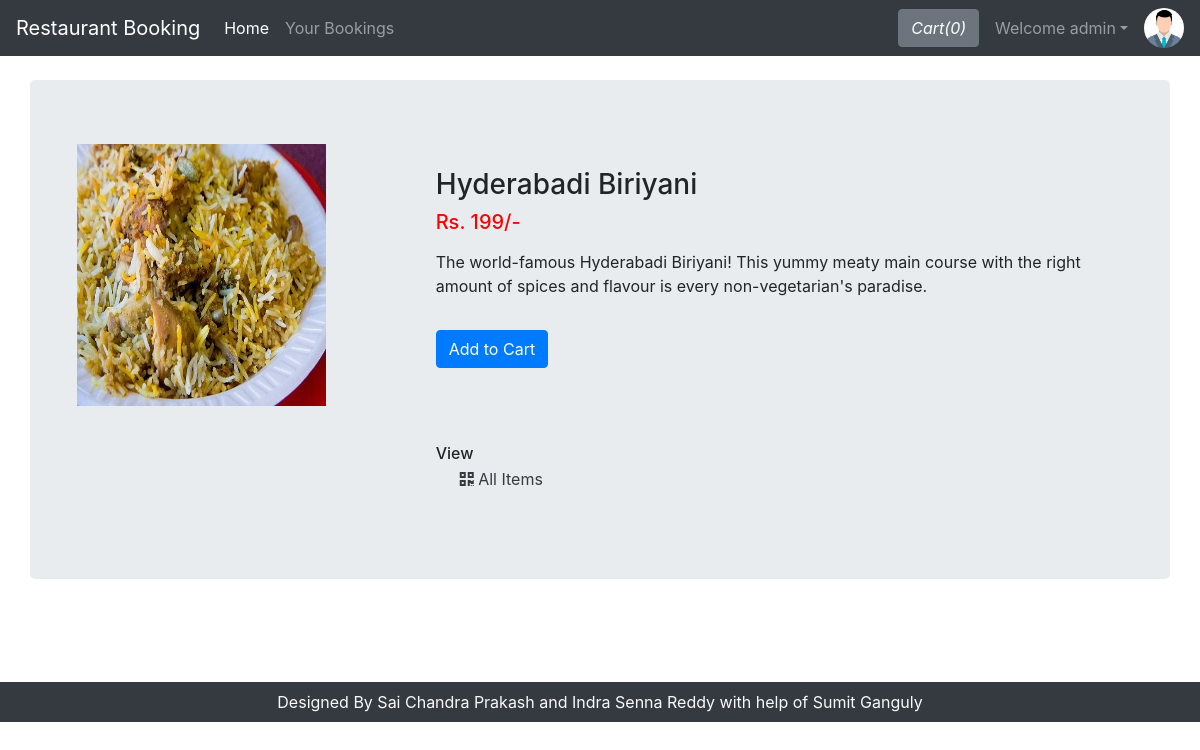
Screenshot of /viewItem.php?itemid=1 (signed in) with the database file from the repository.
### tables this page shows
CREATE TABLE `sitedetail` (
  `tempId` int(11) NOT NULL,
  `systemName` varchar(21) NOT NULL,
  `email` varchar(35) NOT NULL,
  `contact` bigint(21) NOT NULL,
  `address` text NOT NULL
);

CREATE TABLE `items` (
  `itemId` int(12) NOT NULL,
  `itemName` varchar(255) NOT NULL,
  `itemPrice` int(12) NOT NULL,
  `itemDesc` text NOT NULL
);

### viewItem.php (the view, shortened to what this page needs)
<!doctype html>
<html lang="en">
<head>
    <link rel="stylesheet" href="https://stackpath.bootstrapcdn.com/bootstrap/4.4.1/css/bootstrap.min.css">
    <link rel="stylesheet" href="https://use.fontawesome.com/releases/v5.8.2/css/all.css">
</head>
<body>
    <?php include 'partials/_dbconnect.php';?>
    <?php require 'partials/_nav.php' ?>
    <div class="container my-4" id="cont">
        <div class="row jumbotron">
        <?php
            $itemId = $_GET['itemid'];
            $sql = "SELECT * FROM `items` WHERE itemId = $itemId";
            $result = mysqli_query($conn, $sql);
            $row = mysqli_fetch_assoc($result);
            $itemName = $row['itemName'];
            $itemPrice = $row['itemPrice'];
            $itemDesc = $row['itemDesc'];
        ?>
        <?php
        echo  '<div class="col-md-4">
                <img src="img/item-'.$itemId. '.jpg" width="249px" height="262px">
            </div>
            <div class="col-md-8 my-4">
                <h3>' . $itemName . '</h3>
                <h5 style="color: #ff0000">Rs. '.$itemPrice. '/-</h5>
                <p class="mb-0">' .$itemDesc .'</p>';
                if($loggedin){
                    $quaSql = "SELECT `itemQuantity` FROM `viewcart` WHERE itemId = '$itemId' AND `userId`='$userId'";
                    $quaresult = mysqli_query($conn, $quaSql);
                    $quaExistRows = mysqli_num_rows($quaresult);
                    if($quaExistRows == 0) {
                        echo '<form action="partials/_manageCart.php" method="POST">
                              <input type="hidden" name="itemId" value="'.$itemId. '">
                              <button type="submit" name="addToCart" class="btn btn-primary my-2">Add to Cart</button>';
                    }else {
                        echo '<a href="viewCart.php"><button class="btn btn-primary my-2">Go to Cart</button></a>';
                    }
                }
                else{
                    echo '<button class="btn btn-primary my-2" data-toggle="modal" data-target="#loginModal">Add to Cart</button>';
                }
                echo '</form>
                <h6 class="my-1 view"> View </h6>
                <div class="mx-4">
                    <a href="viewItemList.php" class="active text-dark">
                    <i class="fas fa-qrcode"></i>
                        <span>All Items</span>
                    </a>
                </div>
            </div>'
        ?>
        </div>
    </div>
    <?php require 'partials/_footer.php' ?>
</body>
</html>

### partials/_nav.php (shortened to what this page needs)
<?php
if(isset($_SESSION['loggedin']) && $_SESSION['loggedin']==true){
  $loggedin= true;
  $userId = $_SESSION['userId'];
  $firstname = $_SESSION['firstname'];
}
else{
  $loggedin = false;
  $userId = 0;
}
$sql = "SELECT * FROM `sitedetail`";
$result = mysqli_query($conn, $sql);
$row = mysqli_fetch_assoc($result);
$systemName = $row['systemName'];
echo '<nav class="navbar navbar-expand-lg navbar-dark bg-dark">
      <a class="navbar-brand" href="index.php">'.$systemName.'</a>
      <button class="navbar-toggler" type="button" data-toggle="collapse" data-target="#navbarSupportedContent" aria-controls="navbarSupportedContent" aria-expanded="false" aria-label="Toggle navigation">
        <span class="navbar-toggler-icon"></span>
      </button>
      <div class="collapse navbar-collapse" id="navbarSupportedContent">
        <ul class="navbar-nav mr-auto">
          <li class="nav-item active">
            <a class="nav-link" href="index.php">Home <span class="sr-only">(current)</span></a>
          </li>';
            echo '
          <li class="nav-item">
            <a class="nav-link" href="viewBooking.php">Your Bookings</a>
          </li>
        </ul>';
          $countsql = "SELECT SUM(`itemQuantity`) FROM `viewcart` WHERE `userId`=$userId";
          $countresult = mysqli_query($conn, $countsql);
          $countrow = mysqli_fetch_assoc($countresult);
          $count = $countrow['SUM(`itemQuantity`)'];
          if(!$count) {
            $count = 0;
          }
          echo '<a href="viewCart.php"><button type="button" class="btn btn-secondary mx-2" title="MyCart">
            <i class="bi bi-cart">Cart(' .$count. ')</i>
          </button></a>';
        if($loggedin){
          echo '<ul class="navbar-nav mr-2">
            <li class="nav-item dropdown">
              <a class="nav-link dropdown-toggle" href="#" id="navbarDropdown" role="button" data-toggle="dropdown"> Welcome ' .$firstname. '</a>
              <div class="dropdown-menu" aria-labelledby="navbarDropdown">
                <a class="dropdown-item" href="partials/_logout.php">Logout</a>
              </div>
            </li>
          </ul>
          <div class="text-center image-size-small position-relative">
            <a href="viewProfile.php"><img src="img/person-' .$userId. '.jpg" class="rounded-circle" onError="this.src = \'img/profilePic.jpg\'" style="width:40px; height:40px"></a>
          </div>';
        }
        else {
          echo '
          <button type="button" class="btn btn-success mx-2"  data-toggle="modal" data-target="#loginModal">Login</button>
          <button type="button" class="btn btn-success mx-2"  data-toggle="modal" data-target="#signupModal">SignUp</button>';
        }
  echo '</div>
    </nav>';
?>

### viewItem.php (style rules this page uses)
#cont { min-height : 578px; }
p { padding: 0.5rem 0 1.5rem ; }
.view { padding-top: 4rem; }

### rows the page displays
sitedetail: systemName "Restaurant Booking"
items: itemName "Hyderabadi Biriyani", itemPrice "199", itemDesc "The world-famous Hyderabadi Biriyani! This yummy meaty main course with the right amount of spices and flavour is every non-vegetarian's paradise."

### other values shown
$count "0"
$firstname "admin"
